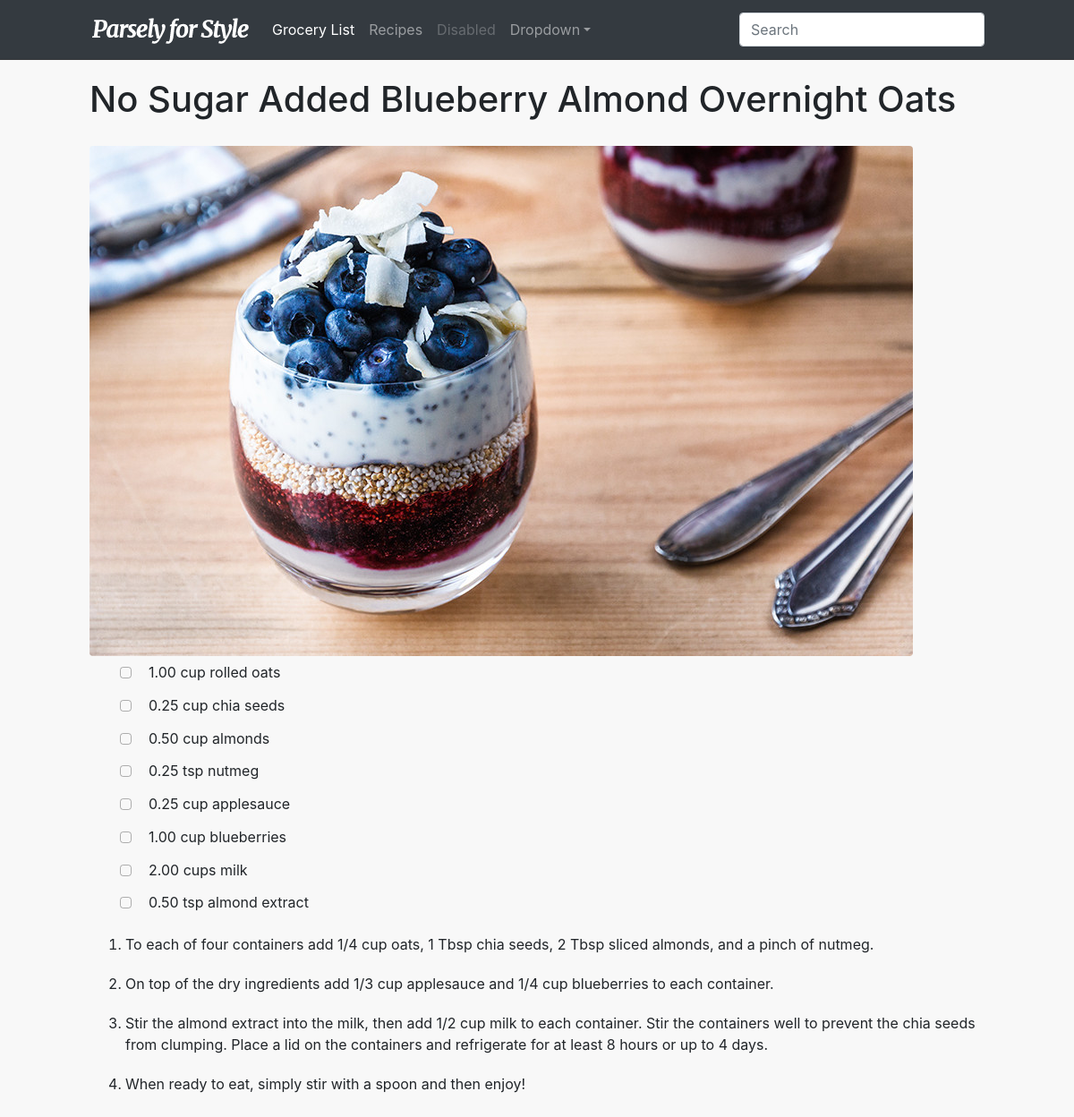
Page /2/ on the committed database.
### plan/models.py (models this page shows, shortened)
class Recipe(models.Model):
	title = models.CharField(max_length=100)
	summary = models.CharField(max_length=500)
	preptime = models.IntegerField()
	cooktime = models.IntegerField()
	servings = models.IntegerField()
	instruction = models.CharField(max_length=5000)
	def decode_instruction(self):
		return self.instruction.split("#,#")

class Ingredient(models.Model):
	recipe = models.ForeignKey(Recipe, on_delete=models.CASCADE)
	component = models.ForeignKey(Component, on_delete=models.CASCADE)
	name = models.CharField(max_length=200)
	amount = models.FloatField()
	unit = models.CharField(max_length=200)

### plan/views.py (the view)
# urls.py: url(r'^(?P<pk>[0-9]+)/$', views.DetailView.as_view(), name='detail'),
class DetailView(generic.DetailView):
	model = Recipe
	template_name = 'plan/detail.html'

### plan/templates/plan/detail.html (shortened to what this page needs)
{% extends "plan/base.html" %}
{% block content %}
	<h1 style="padding: 20px 0 20px">{{ recipe.title }}</h1>
	<img src="/static/plan/920food_{{ recipe.id }}.jpg" style="width:920px; height: 570px padding:20px;" alt="Food image" class="rounded">
	<div class="grocery">
        <table class="table">
          <tbody>
          {% for ingredient in recipe.ingredient_set.all %}
            <tr>
              <td>
                <div class="customCheckbox" style="margin: 6px -40px 0 28px">
                  <label for="customCheckbox_{{ ingredient.name }}"></label>
                </div>
              </td>
              <td>{{ ingredient.amount|floatformat:2 }} {{ ingredient.unit }} {{ ingredient.name }}</td>
              <td></td>
              <td></td>
            </tr>
          {% endfor %}
          </tbody>
        </table>
    </div>
	<ol>
		{% for instruction in recipe.decode_instruction %}
	    <li style="padding-bottom: 20px">{{ instruction }}</li>
	    {% endfor %}
	</ol>
{% endblock%}

### plan/static/plan/starter-template.css (style rules this page uses)
body { background: #f8f8f8; }
.table td, .table th { border-top: none; padding: 0.4rem; }
.customCheckbox { width: 13px; height: 13px; border:1px solid rgba(0,0,0,0.3); margin: 6px -10px 0 0; border-radius: 27%; position: relative; }
.customCheckbox label { cursor: pointer; position: absolute; width: 12px; height: 12px; top: 0; left: 0; }
.customCheckbox label:after { opacity: 0.0; content: ''; position: absolute; width: 8px; height: 4px; background: transparent; top: 3px; left: 2px; border: 2px solid rgba(0,0,0,0.7); border-top: none; border-right: none; transform: rotate(-45deg); }

### rows in the picture
Recipe: title "No Sugar Added Blueberry Almond Overnight Oats"
Ingredient: amount "1.00", unit "cup", name "rolled oats"
Ingredient: amount "0.25", unit "cup", name "chia seeds"
Ingredient: amount "0.50", unit "cup", name "almonds"
Ingredient: amount "0.25", unit "tsp", name "nutmeg"
Ingredient: amount "0.25", unit "cup", name "applesauce"
Ingredient: amount "1.00", unit "cup", name "blueberries"
Ingredient: amount "2.00", unit "cups", name "milk"
Ingredient: amount "0.50", unit "tsp", name "almond extract"

### other values in the picture
{{ instruction }} "To each of four containers add 1/4 cup oats, 1 Tbsp chia seeds, 2 Tbsp sliced almonds, and a pinch of nutmeg." "On top of the dry ingredients add 1/3 cup applesauce and 1/4 cup blueberries to each container." "When ready to eat, simply stir with a spoon and then enjoy!"
